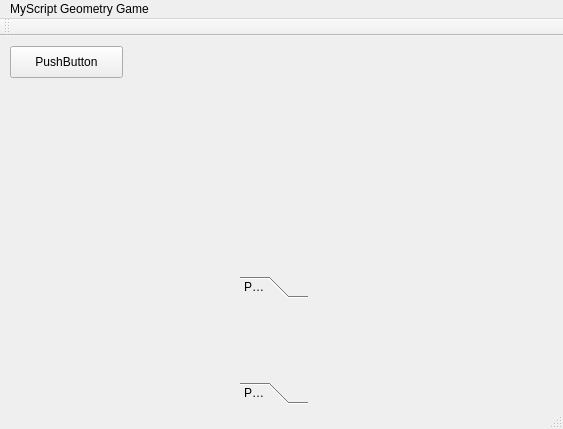
<?xml version="1.0" encoding="UTF-8"?>
<ui version="4.0">
 <class>MainWindow</class>
 <widget class="QMainWindow" name="MainWindow">
  <property name="geometry">
   <rect>
    <x>0</x>
    <y>0</y>
    <width>563</width>
    <height>429</height>
   </rect>
  </property>
  <property name="windowTitle">
   <string>MainWindow</string>
  </property>
  <widget class="QWidget" name="centralWidget">
   <widget class="QPushButton" name="pushButton">
    <property name="geometry">
     <rect>
      <x>10</x>
      <y>10</y>
      <width>113</width>
      <height>32</height>
     </rect>
    </property>
    <property name="text">
     <string>PushButton</string>
    </property>
   </widget>
   <widget class="QToolBox" name="toolBox">
    <property name="geometry">
     <rect>
      <x>240</x>
      <y>240</y>
      <width>68</width>
      <height>128</height>
     </rect>
    </property>
    <property name="currentIndex">
     <number>0</number>
    </property>
    <widget class="QWidget" name="page">
     <property name="geometry">
      <rect>
       <x>0</x>
       <y>0</y>
       <width>68</width>
       <height>68</height>
      </rect>
     </property>
     <attribute name="label">
      <string>Page 1</string>
     </attribute>
    </widget>
    <widget class="QWidget" name="page_2">
     <property name="geometry">
      <rect>
       <x>0</x>
       <y>0</y>
       <width>68</width>
       <height>68</height>
      </rect>
     </property>
     <attribute name="label">
      <string>Page 2</string>
     </attribute>
    </widget>
   </widget>
  </widget>
  <widget class="QToolBar" name="mainToolBar">
   <attribute name="toolBarArea">
    <enum>TopToolBarArea</enum>
   </attribute>
   <attribute name="toolBarBreak">
    <bool>false</bool>
   </attribute>
  </widget>
  <widget class="QStatusBar" name="statusBar"/>
  <widget class="QMenuBar" name="menuBar">
   <property name="geometry">
    <rect>
     <x>0</x>
     <y>0</y>
     <width>563</width>
     <height>22</height>
    </rect>
   </property>
   <widget class="QMenu" name="menuMyScript_Geometry_Game">
    <property name="title">
     <string>MyScript Geometry Game</string>
    </property>
    <addaction name="separator"/>
   </widget>
   <addaction name="menuMyScript_Geometry_Game"/>
  </widget>
 </widget>
 <layoutdefault spacing="6" margin="11"/>
 <resources/>
 <connections/>
</ui>
